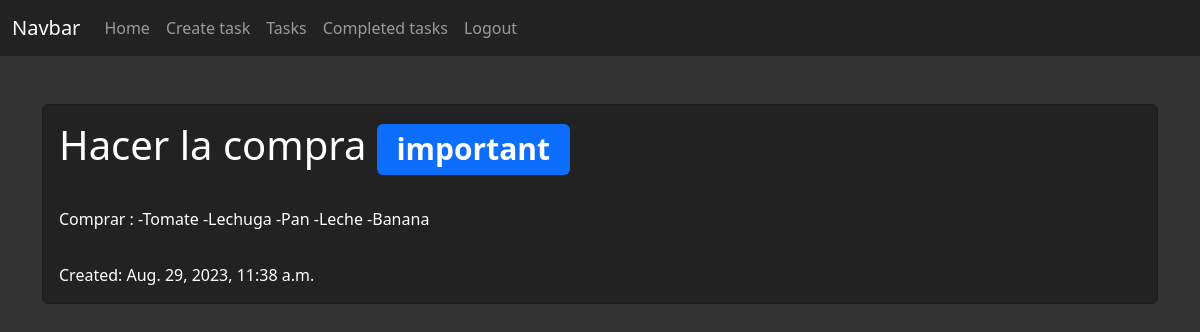
/tasks/detail/1/ (signed in), run on the app's committed database.
### tasks/models.py (models this page shows, shortened)
class Task(models.Model) :
    title = models.CharField(max_length=100)
    description = models.TextField(blank=True)
    created = models.DateTimeField(auto_now_add=True)
    datecompleted = models.DateTimeField(null=True)
    important = models.BooleanField(default=False)
    user = models.ForeignKey(User, on_delete=models.CASCADE)
    class Meta:
        verbose_name='task'
        verbose_name_plural='tasks'

### tasks/views.py (the view)
# urls.py: path('tasks/detail/<int:id>/',views.task_detail, name= "task_detail"),
@login_required
def task_detail(request, id) :
    task = get_object_or_404(Task, pk=id, user = request.user)
    return render(request, 'task_detail.html', {'task': task})

### tasks/templates/task_detail.html (shortened to what this page needs)
{% extends 'base.html' %}
{% block content %}
<!DOCTYPE html>
<html lang="en">
<head>
    <link href="https://cdn.jsdelivr.net/npm/bootstrap@5.3.0/dist/css/bootstrap.min.css" rel="stylesheet">
</head>
<body style="background-color: #333;">
    <div class="container mt-5">
        <div class="card" style="background-color: #222;">
            <div class="card-body">
                <h1 class="card-text text-white">{{task.title}} {% if task.important %}<span class="badge bg-primary">important</span>{% endif %}</h1>
                <p class="card-text text-white" style="margin-top: 3%;margin-bottom: 3%;">{{ task.description }}</p>
                <div class="d-flex justify-content-between align-items-center">
                    <p class="card-text text-white">Created: {{ task.created }}</p>
                </div>
            </div>
        </div>
    </div>
</body>
</html>
{% endblock %}

### data on the page
Task: title "Hacer la compra", description "Comprar : -Tomate -Lechuga -Pan -Leche -Banana", created "Aug. 29, 2023, 11:38 a.m."
